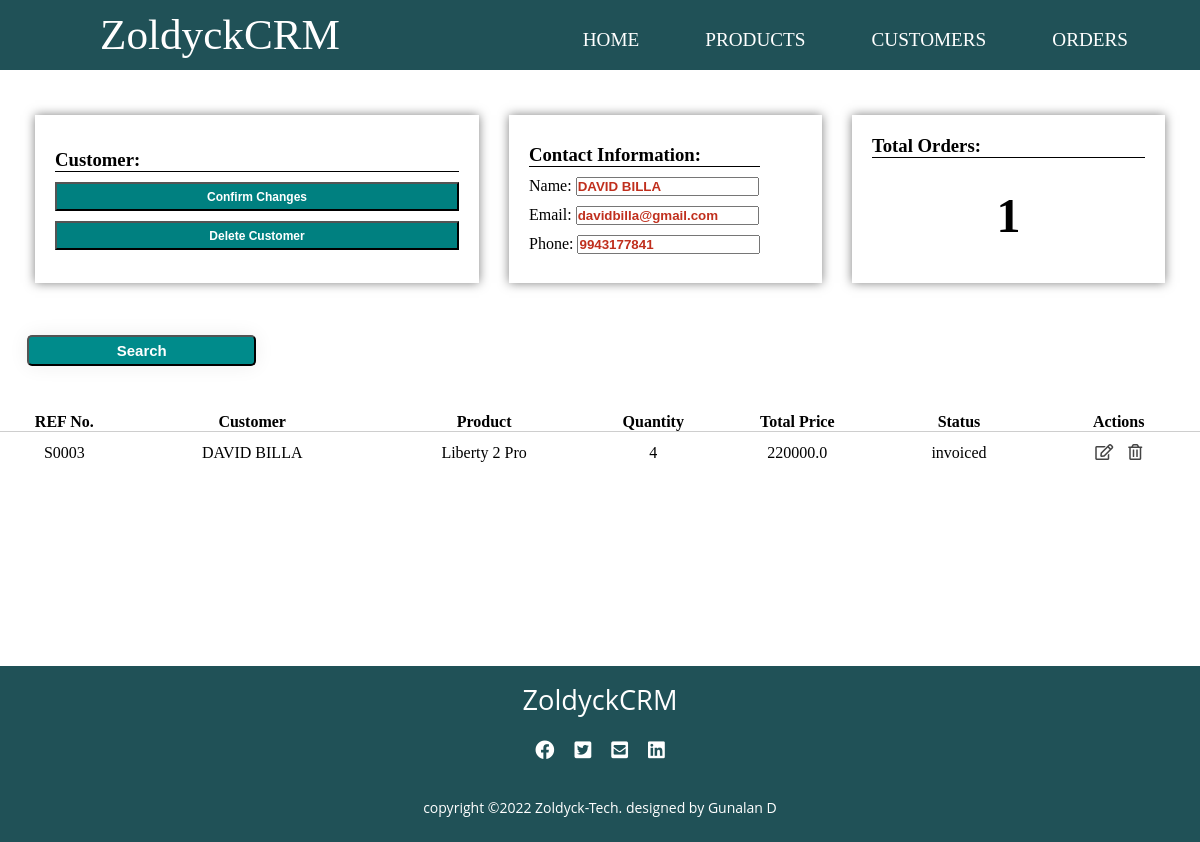
Page /edit/4/ on the committed database.
### accounts/models.py (models this page shows, shortened)
class Customer(models.Model):
    customer_pic = models.ImageField(upload_to='customer_pics/', blank=True)
    customer_name = models.CharField(max_length=50, null= True)
    customer_email = models.CharField(max_length=200 , null= True)
    customer_mobile = models.CharField(max_length=50 , null= True)
    date_created = models.DateTimeField(auto_now_add=True , null= True)
    def __str__(self):
        return self.customer_name

class SaleOrder(models.Model):
    STATUS = (
        ('quotation', 'Quotation'),
        ('ordered', 'Ordered'),
        ('pending', 'Pending'),
        ('delivered', 'Delivered'),
        ('cancelled', 'Cancelled'),
        ('invoiced', 'Invoiced'),
    )
    sale_order_referencenumber = models.CharField(max_length=200, null= True)
    sale_order_customer = models.ForeignKey(Customer, on_delete=models.SET_NULL, null= True) # added a realtionship between the two models
    sale_order_product =  models.ForeignKey(Product, on_delete=models.SET_NULL, null= True)
    sale_order_quantity = models.IntegerField(null= True)
    sale_order_total_price = models.FloatField(null= True)
    status = models.CharField(max_length=200, null= True , choices=STATUS, default='quotation')
    sale_order_date = models.DateTimeField(auto_now_add=True , null= True)

class Product(models.Model):
    CATEGORIES = (
        ('service', 'Service'),
        ('stockable', 'Stockable'),
    )
    product_name = models.CharField(max_length=200, null= True)
    product_price = models.FloatField(null= True)
    product_category = models.CharField(max_length=200, null= True , choices=CATEGORIES)
    product_description = models.CharField(max_length=200, null= True)
    date_created = models.DateTimeField(auto_now_add=True , null= True)
    product_tag = models.ManyToManyField(ProductTag ,blank=True, null=True)
    def __str__(self):
        return self.product_name

### accounts/views.py (the view)
# urls.py: path('edit/<int:customer_id>/', views.update_customer, name='update_customer'),
def update_customer(request,customer_id):
    if request.method == 'POST':
        print("IN POST METHOD")
        print("request.POST:", request.POST)
        customer = Customer.objects.get(id=customer_id)
        customer_name = request.POST.get('customer_names')
        customer_phone = request.POST.get('customer_phones')
        customer_email = request.POST.get('customer_emails')
        customer.customer_name=customer_name
        customer.customer_phone=customer_phone
        customer.customer_email=customer_email
        customer.save()
        return redirect('customers')
    elif request.method == 'GET':
        print("IN GET METHOD")
        customer = Customer.objects.get(id=customer_id)
        saleorder = SaleOrder.objects.all()
        orders = customer.saleorder_set.all() # this is the same as above
        order_count = orders.count()
        context = {
            'customer': customer,
            'order_count': order_count,
            'orders': orders,
        }
        return render(request, 'accounts/update_customer.html',context)

### accounts/templates/accounts/update_customer.html (shortened to what this page needs)
{% extends 'accounts/layout.html'%}
{% block content %}
<form method="POST" action="{% url 'update_customer' customer.id %}" name="update_customer">
<section>
    <div class="main">
        <div class="cus-cards12">
            <div class="cus-card12">
                <div class="card-content">
                    <h3>Customer:</h3>
                    <button class="bnxx"><input class="a" type="submit" value="Confirm Changes"></button>
                    <button class="bnx"><a href="">Delete Customer</a></button>
                </div>
            </div>
            <div class="cus-card12">
                <div class="card-content">
                    <h3>Contact Information:</h3>
                    <p>Name:  <input type="text" name="customer_names" style="font-weight:bolder;color:#C02F1D" value="{{ customer.customer_name }}" ></p>
                    <p>Email:  <input type="text" name="customer_emails" style="font-weight:bolder;color:#C02F1D" value="{{ customer.customer_email }}" ></p>
                    <p>Phone: <input type="text" name="customer_mobiles" style="font-weight:bolder;color:#C02F1D" value="{{ customer.customer_mobile }}" ></p>
                </div>
            </div>
            <div class="cus-card122">
                <div class="card-content">
                    <h3>Total Orders:</h3>
                    <h1>{{order_count}}</h3>
                </div>
            </div>
        </div>
        <div class="cus-prod-tables">
            <div class="button">
                <button class="crt-ser"><a href="">Search</a></button>
            </div>
            <div class="latest-cus-prod">
                <table class="cus-prod-customers">
                    <thead>
                        <tr>
                            <th>REF No.</th>
                            <th>Customer</th>
                            <th>Product</th>
                            <th>Quantity</th>
                            <th>Total Price</th>
                            <th>Status</th>
                            <th>Actions</th>
                        </tr>
                    </thead>
                    <tbody>
                        {% for ord in orders %}
                        <tr>
                             <td>{{ ord.sale_order_referencenumber  }}</td>
                             <td>{{ ord.sale_order_customer }}</td>
                             <td>{{ ord.sale_order_product  }}</td>
                             <td>{{ ord.sale_order_quantity }}</td>
                             <td>{{ ord.sale_order_total_price  }}</td>
                             <td>{{ ord.status  }}</td>
                            <td>
                                <i class="far fa-edit"></i>
                                <i class="far fa-trash-alt"></i>
                            </td>
                        </tr>
                        {% endfor %}
                    </tbody>
                </table>
            </div>
        </form>
        </div>
{% endblock %}

### accounts/static/css/main.css (style rules this page uses)
* { margin: 0; padding: 0; box-sizing: border-box; text-decoration: none; }
body { font-family: Candara; }
table { margin-top: 10px; width: 100%; border-collapse: collapse; text-align: center; }
table tr { border-bottom: 1px solid rgba(0,0,0,0.1) }
td { padding: 12px; }
table tbody tr:last-child { border-bottom: none; }
td i { color: #444; cursor: pointer; padding: 0 5.5px; }
.card-content { display: grid; grid-gap: 10px; }
.card-content h3 { border-bottom: 1px solid black; width: 100%; }
.card-content .bnx { width: 100%; padding: 5px 150px; color: #ffff; background: teal; cursor: pointer; }
.card-content .bnx a { font-weight: 600; font-size: 12px; color: #fff; }
.card-content .bnxx { width: 100%; padding: 5px 150px; background: teal; cursor: pointer; }
.card-content .bnxx .a { font-weight: 600; font-size: 12px; background: transparent; border: none; color: #fff; }
.crt-ser { background: #fff; padding: 5px 5px; width: 20%; box-shadow: 0 0 20px #eee; border-radius: 5px; margin-bottom: 20px; transition: 0.5s; background: darkcyan; margin-right: 100px; }
.crt-ser a { color: #ffff; text-decoration: none; font-size: 15px; font-weight: bolder; }
.button { margin: 1.7rem; }
.cus-cards12 { margin-top: 20px; width:100%; padding: 25px 35px; display: grid; grid-template-columns: repeat(3, 1fr); grid-gap: 30px; }
.cus-cards12 .cus-card12 { padding: 20px; display: flex; align-items: center; justify-content: space-between; box-shadow: 0px 0px 10px rgba(0,0,0,0.5); }
.cus-cards12 .cus-card122 { padding: 20px; box-shadow: 0px 0px 10px rgba(0,0,0,0.5); }
.cus-card122 h1 { padding: 20px; font-size: 3rem; text-align: center; }

### rows in the picture
Customer: customer_names "DAVID BILLA", customer_emails "davidbilla@gmail.com", customer_mobiles "9943177841"
SaleOrder: sale_order_referencenumber "S0003", sale_order_customer "DAVID BILLA", sale_order_product "Liberty 2 Pro", sale_order_quantity "4", sale_order_total_price "220000.0", status "invoiced"

### other values in the picture
{{ order_count }} "1"
